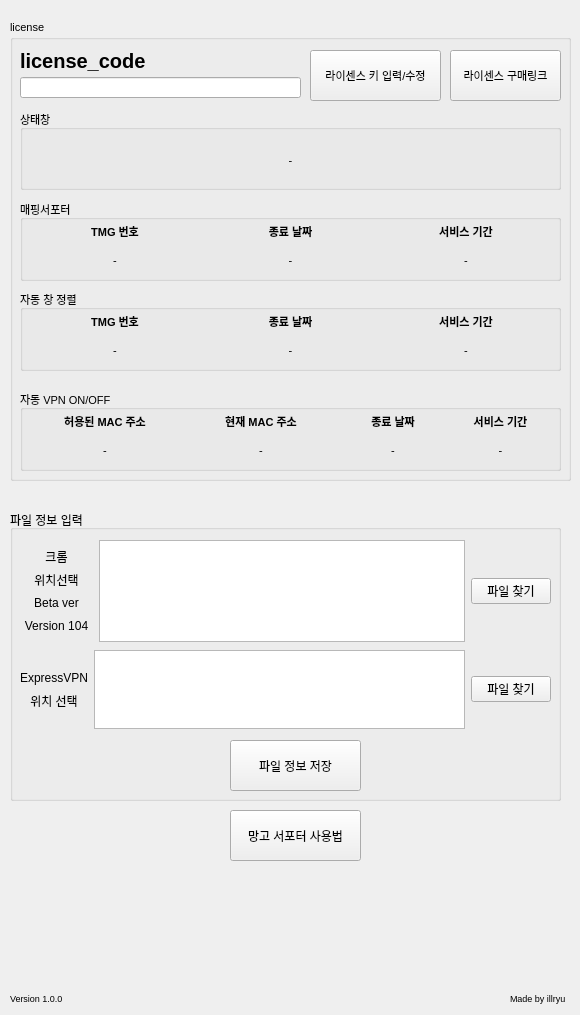
   <widget class="QWidget" name="tab_5">
    <attribute name="title">
     <string>라이센스키 입력</string>
    </attribute>
    <widget class="QGroupBox" name="groupBox_16">
     <property name="geometry">
      <rect>
       <x>10</x>
       <y>20</y>
       <width>561</width>
       <height>461</height>
      </rect>
     </property>
     <property name="font">
      <font>
       <pointsize>8</pointsize>
      </font>
     </property>
     <property name="title">
      <string>license</string>
     </property>
     <widget class="QPushButton" name="input_license_btn">
      <property name="geometry">
       <rect>
        <x>300</x>
        <y>30</y>
        <width>131</width>
        <height>51</height>
       </rect>
      </property>
      <property name="text">
       <string>라이센스 키 입력/수정</string>
      </property>
     </widget>
     <widget class="QWidget" name="verticalLayoutWidget_6">
      <property name="geometry">
       <rect>
        <x>10</x>
        <y>30</y>
        <width>281</width>
        <height>48</height>
       </rect>
      </property>
      <layout class="QVBoxLayout" name="verticalLayout_19">
       <item>
        <widget class="QLabel" name="label_12">
         <property name="font">
          <font>
           <pointsize>15</pointsize>
           <weight>75</weight>
           <bold>true</bold>
          </font>
         </property>
         <property name="text">
          <string>license_code</string>
         </property>
        </widget>
       </item>
       <item>
        <widget class="QLineEdit" name="decry_license_text_line_edit"/>
       </item>
      </layout>
     </widget>
     <widget class="QGroupBox" name="groupBox_19">
      <property name="geometry">
       <rect>
        <x>10</x>
        <y>370</y>
        <width>541</width>
        <height>81</height>
       </rect>
      </property>
      <property name="title">
       <string>자동 VPN ON/OFF</string>
      </property>
      <widget class="QWidget" name="horizontalLayoutWidget_9">
       <property name="geometry">
        <rect>
         <x>10</x>
         <y>20</y>
         <width>521</width>
         <height>51</height>
        </rect>
       </property>
       <layout class="QHBoxLayout" name="horizontalLayout_36">
        <item>
         <layout class="QVBoxLayout" name="verticalLayout_30">
          <item>
           <widget class="QLabel" name="label_52">
            <property name="font">
             <font>
              <weight>75</weight>
              <bold>true</bold>
             </font>
            </property>
            <property name="text">
             <string>허용된 MAC 주소</string>
            </property>
            <property name="alignment">
             <set>Qt::AlignCenter</set>
            </property>
           </widget>
          </item>
          <item>
           <widget class="QLabel" name="period_VPN_decry_mac_status_2">
            <property name="minimumSize">
             <size>
              <width>150</width>
              <height>0</height>
             </size>
            </property>
            <property name="text">
             <string>-</string>
            </property>
            <property name="alignment">
             <set>Qt::AlignCenter</set>
            </property>
           </widget>
          </item>
         </layout>
        </item>
        <item>
         <layout class="QVBoxLayout" name="verticalLayout_33">
          <item>
           <widget class="QLabel" name="label_55">
            <property name="font">
             <font>
              <weight>75</weight>
              <bold>true</bold>
             </font>
            </property>
            <property name="text">
             <string>현재 MAC 주소</string>
            </property>
            <property name="alignment">
             <set>Qt::AlignCenter</set>
            </property>
           </widget>
          </item>
          <item>
           <widget class="QLabel" name="this_mac_status">
            <property name="minimumSize">
             <size>
              <width>150</width>
              <height>0</height>
             </size>
            </property>
            <property name="text">
             <string>-</string>
            </property>
            <property name="alignment">
             <set>Qt::AlignCenter</set>
            </property>
           </widget>
          </item>
         </layout>
        </item>
        <item>
         <layout class="QVBoxLayout" name="verticalLayout_31">
          <item>
           <widget class="QLabel" name="label_53">
            <property name="font">
             <font>
              <weight>75</weight>
              <bold>true</bold>
             </font>
            </property>
            <property name="text">
             <string>종료 날짜</string>
            </property>
            <property name="alignment">
             <set>Qt::AlignCenter</set>
            </property>
           </widget>
          </item>
          <item>
           <widget class="QLabel" name="period_VPN_decry_expiration_status_2">
            <property name="minimumSize">
             <size>
              <width>84</width>
              <height>0</height>
             </size>
            </property>
            <property name="text">
             <string>-</string>
            </property>
            <property name="alignment">
             <set>Qt::AlignCenter</set>
            </property>
           </widget>
          </item>
         </layout>
        </item>
        <item>
         <layout class="QVBoxLayout" name="verticalLayout_32">
          <item>
           <widget class="QLabel" name="label_54">
            <property name="font">
             <font>
              <weight>75</weight>
              <bold>true</bold>
             </font>
            </property>
            <property name="text">
             <string>서비스 기간</string>
            </property>
            <property name="alignment">
             <set>Qt::AlignCenter</set>
            </property>
           </widget>
          </item>
          <item>
           <widget class="QLabel" name="period_VPN_decry_service_period_status_2">
            <property name="text">
             <string>-</string>
            </property>
            <property name="alignment">
             <set>Qt::AlignCenter</set>
            </property>
           </widget>
          </item>
         </layout>
        </item>
       </layout>
      </widget>
     </widget>
     <widget class="QGroupBox" name="groupBox_18">
      <property name="geometry">
       <rect>
        <x>10</x>
        <y>270</y>
        <width>541</width>
        <height>81</height>
       </rect>
      </property>
      <property name="title">
       <string>자동 창 정렬</string>
      </property>
      <widget class="QWidget" name="horizontalLayoutWidget_8">
       <property name="geometry">
        <rect>
         <x>10</x>
         <y>20</y>
         <width>521</width>
         <height>51</height>
        </rect>
       </property>
       <layout class="QHBoxLayout" name="horizontalLayout_35">
        <item>
         <layout class="QVBoxLayout" name="verticalLayout_27">
          <item>
           <widget class="QLabel" name="label_15">
            <property name="font">
             <font>
              <weight>75</weight>
              <bold>true</bold>
             </font>
            </property>
            <property name="text">
             <string>TMG 번호</string>
            </property>
            <property name="alignment">
             <set>Qt::AlignCenter</set>
            </property>
           </widget>
          </item>
          <item>
           <widget class="QLabel" name="alignmenter_decry_tmg_status_2">
            <property name="minimumSize">
             <size>
              <width>150</width>
              <height>0</height>
             </size>
            </property>
            <property name="text">
             <string>-</string>
            </property>
            <property name="alignment">
             <set>Qt::AlignCenter</set>
            </property>
           </widget>
          </item>
         </layout>
        </item>
        <item>
         <layout class="QVBoxLayout" name="verticalLayout_28">
          <item>
           <widget class="QLabel" name="label_50">
            <property name="font">
             <font>
              <weight>75</weight>
              <bold>true</bold>
             </font>
            </property>
            <property name="text">
             <string>종료 날짜</string>
            </property>
            <property name="alignment">
             <set>Qt::AlignCenter</set>
            </property>
           </widget>
          </item>
          <item>
           <widget class="QLabel" name="alignmenter_decry_expiration_status_2">
            <property name="minimumSize">
             <size>
              <width>84</width>
              <height>0</height>
             </size>
            </property>
            <property name="text">
             <string>-</string>
            </property>
            <property name="alignment">
             <set>Qt::AlignCenter</set>
            </property>
           </widget>
          </item>
         </layout>
        </item>
        <item>
         <layout class="QVBoxLayout" name="verticalLayout_29">
          <item>
           <widget class="QLabel" name="label_51">
            <property name="font">
             <font>
              <weight>75</weight>
              <bold>true</bold>
             </font>
            </property>
            <property name="text">
             <string>서비스 기간</string>
            </property>
            <property name="alignment">
             <set>Qt::AlignCenter</set>
            </property>
           </widget>
          </item>
          <item>
           <widget class="QLabel" name="alignmenter_decry_service_period_status_2">
            <property name="text">
             <string>-</string>
            </property>
            <property name="alignment">
             <set>Qt::AlignCenter</set>
            </property>
           </widget>
          </item>
         </layout>
        </item>
       </layout>
      </widget>
     </widget>
     <widget class="QGroupBox" name="groupBox_17">
      <property name="geometry">
       <rect>
        <x>10</x>
        <y>180</y>
        <width>541</width>
        <height>81</height>
       </rect>
      </property>
      <property name="title">
       <string>매핑서포터</string>
      </property>
      <widget class="QWidget" name="horizontalLayoutWidget_5">
       <property name="geometry">
        <rect>
         <x>10</x>
         <y>20</y>
         <width>521</width>
         <height>51</height>
        </rect>
       </property>
       <layout class="QHBoxLayout" name="horizontalLayout_34">
        <item>
         <layout class="QVBoxLayout" name="verticalLayout_21">
          <item>
           <widget class="QLabel" name="label_47">
            <property name="font">
             <font>
              <weight>75</weight>
              <bold>true</bold>
             </font>
            </property>
            <property name="text">
             <string>TMG 번호</string>
            </property>
            <property name="alignment">
             <set>Qt::AlignCenter</set>
            </property>
           </widget>
          </item>
          <item>
           <widget class="QLabel" name="mapping_decry_tmg_status_2">
            <property name="minimumSize">
             <size>
              <width>150</width>
              <height>0</height>
             </size>
            </property>
            <property name="text">
             <string>-</string>
            </property>
            <property name="alignment">
             <set>Qt::AlignCenter</set>
            </property>
           </widget>
          </item>
         </layout>
        </item>
        <item>
         <layout class="QVBoxLayout" name="verticalLayout_25">
          <item>
           <widget class="QLabel" name="label_48">
            <property name="font">
             <font>
              <weight>75</weight>
              <bold>true</bold>
             </font>
            </property>
            <property name="text">
             <string>종료 날짜</string>
            </property>
            <property name="alignment">
             <set>Qt::AlignCenter</set>
            </property>
           </widget>
          </item>
          <item>
           <widget class="QLabel" name="mapping_decry_expiration_status_2">
            <property name="enabled">
             <bool>true</bool>
            </property>
            <property name="minimumSize">
             <size>
              <width>84</width>
              <height>0</height>
             </size>
            </property>
            <property name="text">
             <string>-</string>
            </property>
            <property name="alignment">
             <set>Qt::AlignCenter</set>
            </property>
           </widget>
          </item>
         </layout>
        </item>
        <item>
         <layout class="QVBoxLayout" name="verticalLayout_26">
          <item>
           <widget class="QLabel" name="label_49">
            <property name="font">
             <font>
              <weight>75</weight>
              <bold>true</bold>
             </font>
            </property>
            <property name="text">
             <string>서비스 기간</string>
            </property>
            <property name="alignment">
             <set>Qt::AlignCenter</set>
            </property>
           </widget>
          </item>
          <item>
           <widget class="QLabel" name="mapping_decry_service_period_status_2">
            <property name="text">
             <string>-</string>
            </property>
            <property name="alignment">
             <set>Qt::AlignCenter</set>
            </property>
           </widget>
          </item>
         </layout>
        </item>
       </layout>
      </widget>
     </widget>
     <widget class="QPushButton" name="smartstore_btn">
      <property name="geometry">
       <rect>
        <x>440</x>
        <y>30</y>
        <width>111</width>
        <height>51</height>
       </rect>
      </property>
      <property name="text">
       <string>라이센스 구매링크</string>
      </property>
     </widget>
     <widget class="QGroupBox" name="groupBox_15">
      <property name="geometry">
       <rect>
        <x>10</x>
        <y>90</y>
        <width>541</width>
        <height>80</height>
       </rect>
      </property>
      <property name="title">
       <string>상태창</string>
      </property>
      <widget class="QLabel" name="license_status">
       <property name="geometry">
        <rect>
         <x>10</x>
         <y>30</y>
         <width>521</width>
         <height>41</height>
        </rect>
       </property>
       <property name="text">
        <string>-</string>
       </property>
       <property name="alignment">
        <set>Qt::AlignCenter</set>
       </property>
      </widget>
     </widget>
    </widget>
    <widget class="QLabel" name="label_46">
     <property name="geometry">
      <rect>
       <x>10</x>
       <y>990</y>
       <width>61</width>
       <height>16</height>
      </rect>
     </property>
     <property name="font">
      <font>
       <family>Arial</family>
       <pointsize>7</pointsize>
      </font>
     </property>
     <property name="text">
      <string>Version 1.0.0</string>
     </property>
    </widget>
    <widget class="QLabel" name="label_56">
     <property name="geometry">
      <rect>
       <x>510</x>
       <y>990</y>
       <width>61</width>
       <height>16</height>
      </rect>
     </property>
     <property name="font">
      <font>
       <family>Arial</family>
       <pointsize>7</pointsize>
      </font>
     </property>
     <property name="text">
      <string>Made by illryu</string>
     </property>
    </widget>
    <widget class="QPushButton" name="mango_supporter_manual_btn">
     <property name="geometry">
      <rect>
       <x>230</x>
       <y>810</y>
       <width>131</width>
       <height>51</height>
      </rect>
     </property>
     <property name="text">
      <string>망고 서포터 사용법</string>
     </property>
    </widget>
    <widget class="QGroupBox" name="groupBox_22">
     <property name="geometry">
      <rect>
       <x>10</x>
       <y>510</y>
       <width>551</width>
       <height>291</height>
      </rect>
     </property>
     <property name="title">
      <string>파일 정보 입력</string>
     </property>
     <widget class="QWidget" name="horizontalLayoutWidget_12">
      <property name="geometry">
       <rect>
        <x>10</x>
        <y>30</y>
        <width>531</width>
        <height>102</height>
       </rect>
      </property>
      <layout class="QHBoxLayout" name="horizontalLayout_39">
       <item>
        <layout class="QVBoxLayout" name="verticalLayout_22">
         <item>
          <spacer name="verticalSpacer_9">
           <property name="orientation">
            <enum>Qt::Vertical</enum>
           </property>
           <property name="sizeHint" stdset="0">
            <size>
             <width>20</width>
             <height>40</height>
            </size>
           </property>
          </spacer>
         </item>
         <item>
          <widget class="QLabel" name="label_64">
           <property name="minimumSize">
            <size>
             <width>0</width>
             <height>17</height>
            </size>
           </property>
           <property name="maximumSize">
            <size>
             <width>16777215</width>
             <height>17</height>
            </size>
           </property>
           <property name="text">
            <string>크롬</string>
           </property>
           <property name="alignment">
            <set>Qt::AlignCenter</set>
           </property>
          </widget>
         </item>
         <item>
          <widget class="QLabel" name="label_65">
           <property name="minimumSize">
            <size>
             <width>73</width>
             <height>17</height>
            </size>
           </property>
           <property name="maximumSize">
            <size>
             <width>16777215</width>
             <height>17</height>
            </size>
           </property>
           <property name="text">
            <string>위치선택</string>
           </property>
           <property name="alignment">
            <set>Qt::AlignCenter</set>
           </property>
          </widget>
         </item>
         <item>
          <widget class="QLabel" name="label_66">
           <property name="minimumSize">
            <size>
             <width>10</width>
             <height>17</height>
            </size>
           </property>
           <property name="maximumSize">
            <size>
             <width>16777215</width>
             <height>17</height>
            </size>
           </property>
           <property name="text">
            <string>Beta ver</string>
           </property>
           <property name="alignment">
            <set>Qt::AlignCenter</set>
           </property>
          </widget>
         </item>
         <item>
          <widget class="QLabel" name="label_67">
           <property name="minimumSize">
            <size>
             <width>10</width>
             <height>17</height>
            </size>
           </property>
           <property name="maximumSize">
            <size>
             <width>16777215</width>
             <height>17</height>
            </size>
           </property>
           <property name="text">
            <string>Version 104</string>
           </property>
           <property name="alignment">
            <set>Qt::AlignCenter</set>
           </property>
          </widget>
         </item>
         <item>
          <spacer name="verticalSpacer_10">
           <property name="orientation">
            <enum>Qt::Vertical</enum>
           </property>
           <property name="sizeHint" stdset="0">
            <size>
             <width>20</width>
             <height>40</height>
            </size>
           </property>
          </spacer>
         </item>
        </layout>
       </item>
       <item>
        <widget class="QTextBrowser" name="chrome_path_textBrowser"/>
       </item>
       <item>
        <widget class="QPushButton" name="chrome_path_btn">
         <property name="text">
          <string>파일 찾기</string>
         </property>
        </widget>
       </item>
      </layout>
     </widget>
     <widget class="QWidget" name="horizontalLayoutWidget_13">
      <property name="geometry">
       <rect>
        <x>10</x>
        <y>140</y>
        <width>531</width>
        <height>79</height>
       </rect>
      </property>
      <layout class="QHBoxLayout" name="horizontalLayout_40">
       <item>
        <layout class="QVBoxLayout" name="verticalLayout_34">
         <item>
          <spacer name="verticalSpacer_11">
           <property name="orientation">
            <enum>Qt::Vertical</enum>
           </property>
           <property name="sizeHint" stdset="0">
            <size>
             <width>20</width>
             <height>40</height>
            </size>
           </property>
          </spacer>
         </item>
         <item>
          <widget class="QLabel" name="label_68">
           <property name="minimumSize">
            <size>
             <width>0</width>
             <height>17</height>
            </size>
           </property>
           <property name="maximumSize">
            <size>
             <width>16777215</width>
             <height>17</height>
            </size>
           </property>
           <property name="text">
            <string>ExpressVPN</string>
           </property>
           <property name="alignment">
            <set>Qt::AlignCenter</set>
           </property>
          </widget>
         </item>
         <item>
          <widget class="QLabel" name="label_69">
           <property name="minimumSize">
            <size>
             <width>10</width>
             <height>17</height>
            </size>
           </property>
           <property name="maximumSize">
            <size>
             <width>16777215</width>
             <height>17</height>
            </size>
           </property>
           <property name="text">
            <string>위치 선택</string>
           </property>
           <property name="alignment">
            <set>Qt::AlignCenter</set>
           </property>
          </widget>
         </item>
         <item>
          <spacer name="verticalSpacer_12">
           <property name="orientation">
            <enum>Qt::Vertical</enum>
           </property>
           <property name="sizeHint" stdset="0">
            <size>
             <width>20</width>
             <height>40</height>
            </size>
           </property>
          </spacer>
         </item>
        </layout>
       </item>
       <item>
        <widget class="QTextBrowser" name="ExpressVPN_path_textBrowser"/>
       </item>
       <item>
        <widget class="QPushButton" name="ExpressVPN_path_btn">
         <property name="text">
          <string>파일 찾기</string>
         </property>
        </widget>
       </item>
      </layout>
     </widget>
     <widget class="QPushButton" name="file_path_info_save_btn">
      <property name="geometry">
       <rect>
        <x>220</x>
        <y>230</y>
        <width>131</width>
        <height>51</height>
       </rect>
      </property>
      <property name="text">
       <string>파일 정보 저장</string>
      </property>
     </widget>
    </widget>
   </widget>
